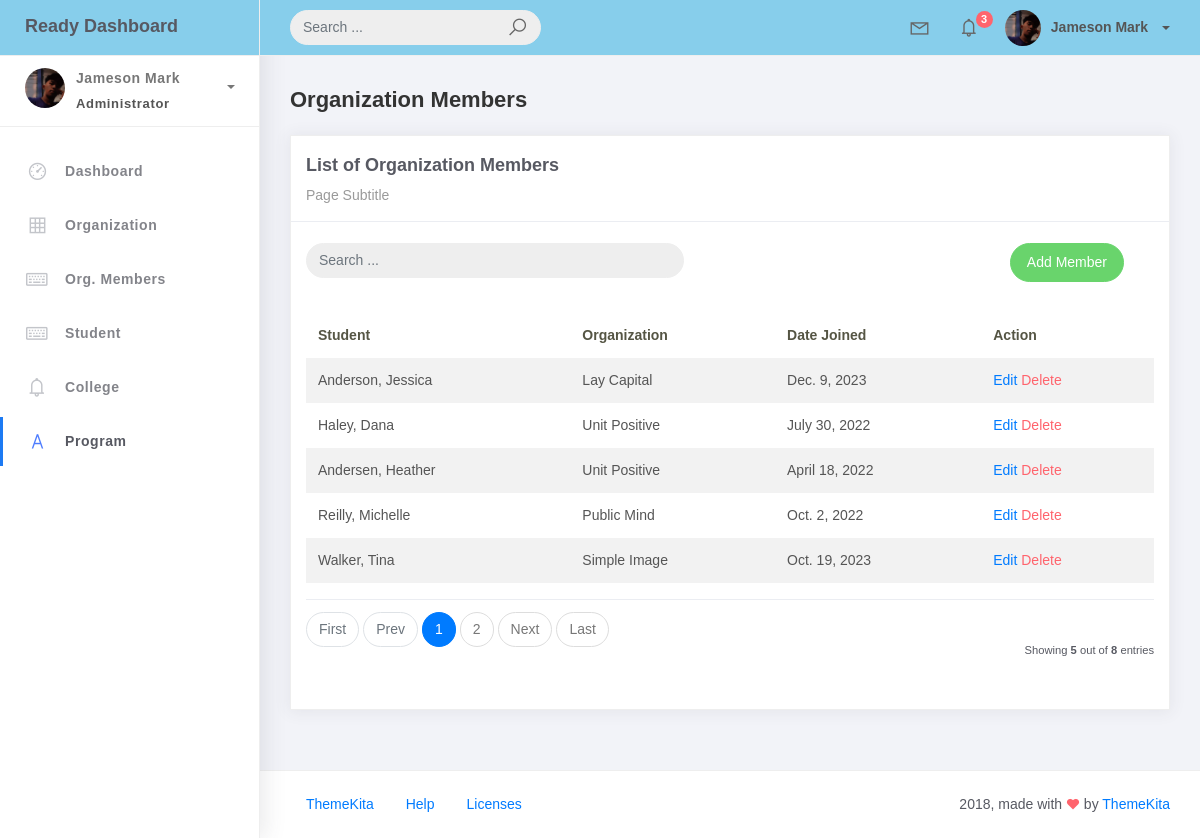
The app's page /orgMemberList/ with its own data.
### studentorg/models.py (models this page shows, shortened)
class BaseModel(models.Model):
    created_at = models.DateTimeField(auto_now_add=True, db_index=True)
    updated_at = models.DateTimeField(auto_now=True)
    class Meta:
        abstract = True

class OrgMember(BaseModel):
    student = models.ForeignKey(Student, on_delete=models.CASCADE)
    organization = models.ForeignKey(Organization, on_delete=models.CASCADE)
    date_joined = models.DateField()

class Student(BaseModel):
    student_id = models.CharField(max_length=15)
    lastname = models.CharField(max_length=25)
    firstname = models.CharField(max_length=25)
    middlename = models.CharField(max_length=25, blank=True, null=True)
    program = models.ForeignKey(Program, on_delete=models.CASCADE)
    def __str__(self):
        return f"{self.lastname}, {self.firstname}"

class Organization(BaseModel):
    name = models.CharField(max_length=150)
    college = models.ForeignKey(
        College, null=True, blank=True, on_delete=models.CASCADE)
    description = models.CharField(max_length=500)
    def __str__(self):
        return self.name

### studentorg/views.py (the view, shortened to what this page needs)
# urls.py: path('orgMemberList/', OrgMemberList.as_view(), name='orgMember-list'),
class OrgMemberList(ListView):
    model = OrgMember
    context_object_name = 'orgMember'
    template_name = 'orgMember_list.html'
    paginate_by = 5
    def get_queryset(self):
        qs = super().get_queryset()
        query = self.request.GET.get('q')
        return qs

### templates/orgMember_list.html (shortened to what this page needs)
    {% extends 'base.html' %} {% load static %} {% block content %}
    <div class="content">
        <div class="container-fluid">
            <h4 class="page-title">Organization Members</h4>
            <div class="row">
                <div class="col-md-12">
                    <div class="card">
                        <div class="card-header">
                            <div class="card-title">List of Organization Members</div>
                            <div class="card-category">Page Subtitle</div>
                        </div>
                        <br />
                            <div class="col-md-12 row">
                                <div class="col-md-6">
                                    <form class="navbar-form nav-search mr-md-3" action="">
                                        <div class="input-group">
                                            <input type="text" placeholder="Search ..." class="form-control" name="q" />
                                            <div class="input-group-append">
                                                <span class="input-group-text">
                                                </span>
                                            </div>
                                        </div>
                                    </form>
                                </div>
                                <div class="col-md-6">
                                    <div class="pull-right">
                                        <a href="{% url 'orgMember-add' %}" class="btn btn-success btn-rounded">Add Member</a>
                                    </div>
                                </div>
                            </div>
                        <div class="card-body">
                            <table class="table table-striped mt-3">
                                <thead>
                                    <tr>
                                        <th scope="col">Student</th>
                                        <th scope="col">Organization</th>
                                        <th scope="col">Date Joined</th>
                                        <th scope="col">Action</th>
                                    </tr>
                                </thead>
                                <tbody>
                                    {% for org_member in object_list %}
                                        <tr>
                                            <td>{{ org_member.student }}</td>
                                            <td>{{ org_member.organization}}</td>
                                            <td>{{ org_member.date_joined }}</td>
                                            <td>
                                                <a href="{% url 'orgMember-update' pk=org_member.id %}">Edit</a>
                                                <a href="{% url 'orgMember-delete' pk=org_member.id %}" class="text-danger">Delete</a>
                                            </td>
                                        </tr>
                                    {% empty %}
                                        <tr>
                                            <td colspan="4" style="text-align: center">
                                                <p class="text-sm font-weight-bold mb-0">No Records Found</p>
                                            </td>
                                        </tr>
                                    {% endfor %}
                                </tbody>
                            </table>
                            {% include 'includes/pagination.html' %}
                        </div>
                    </div>
                </div>
            </div>
        </div>
    </div>
    {% endblock %}

### records on screen
OrgMember: student "Anderson, Jessica", organization "Lay Capital", date_joined "Dec. 9, 2023"
OrgMember: student "Haley, Dana", organization "Unit Positive", date_joined "July 30, 2022"
OrgMember: student "Andersen, Heather", organization "Unit Positive", date_joined "April 18, 2022"
OrgMember: student "Reilly, Michelle", organization "Public Mind", date_joined "Oct. 2, 2022"
OrgMember: student "Walker, Tina", organization "Simple Image", date_joined "Oct. 19, 2023"

### other values on screen
{{ page_num }} "1"
{{ page_num }} "2"
{{ object_list.count }} "5"
{{ paginator.count }} "8"
